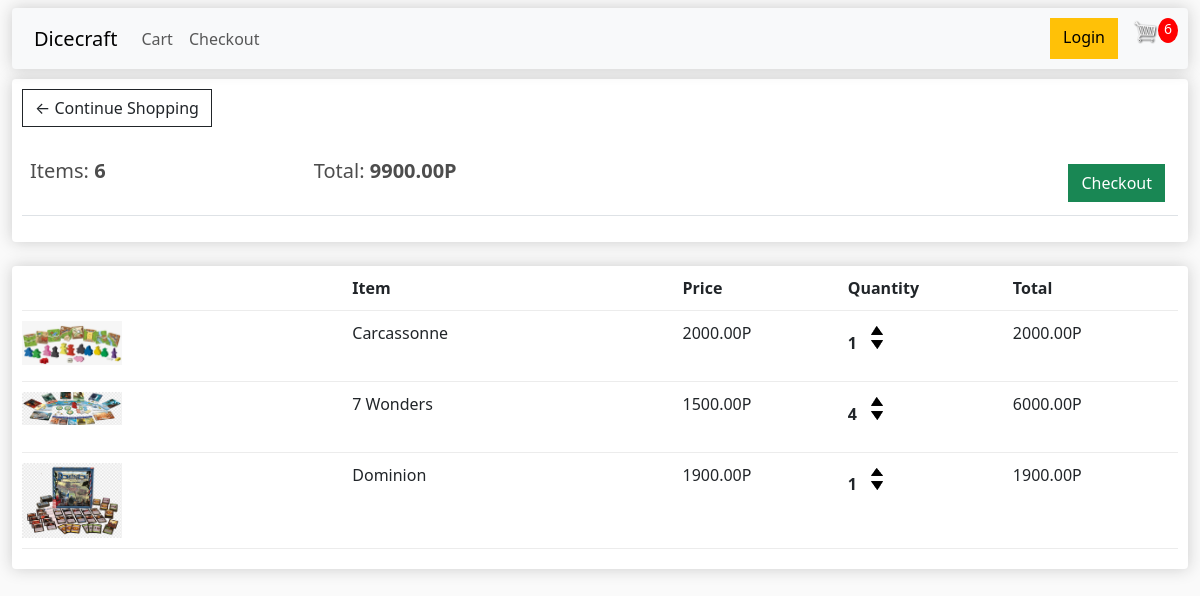
The app's page /cart/ (signed in), older data.
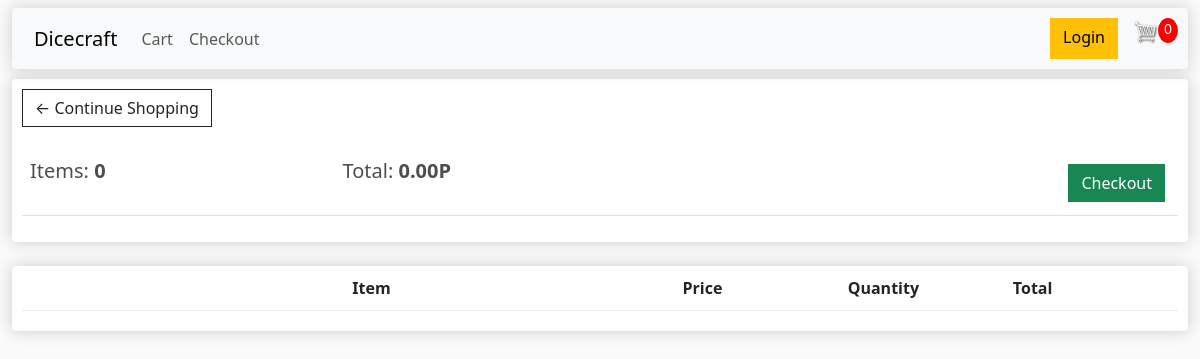
The same page, newer data.
### store/models.py (models this page shows, shortened)
class Order(models.Model):
    customer = models.ForeignKey(Customer, on_delete=models.SET_NULL, null=True, blank=True)
    date_ordered = models.DateTimeField(auto_now_add=True)
    complete = models.BooleanField(default=False)
    transaction_id = models.CharField(max_length=100, null=True)
    @property
    def get_cart_total(self):
        orderitems = self.orderitem_set.all()
        total = sum([item.get_total for item in orderitems])
        return total
    @property
    def get_cart_items(self):
        orderitems = self.orderitem_set.all()
        total = sum([item.quantity for item in orderitems])
        return total

class OrderItem(models.Model):
    product = models.ForeignKey(Product, on_delete=models.SET_NULL, null=True)
    order = models.ForeignKey(Order, on_delete=models.SET_NULL, null=True)
    quantity = models.IntegerField(default=0, null=True, blank=True)
    date_added = models.DateTimeField(auto_now_add=True)
    @property
    def get_total(self):
        total = self.product.price * self.quantity
        return total

class Product(models.Model):
    name = models.CharField(max_length=200)
    price = models.DecimalField(max_digits=7, decimal_places=2)
    digital = models.BooleanField(default=False, null=True, blank=True)
    description = models.CharField(max_length=400, default='123')
    image = models.ImageField(null=True, blank=True)
    @property
    def imageURL(self):
        try:
            url = self.image.url
        except:
            url = ''
        return url

### store/views.py (the view)
# urls.py: path('cart/', views.cart, name="cart"),
def cart(request):
    data = cartData(request)
    cartItems = data['cartItems']
    order = data['order']
    items = data['items']
    context = {'items': items, 'order': order, 'cartItems': cartItems}
    return render(request, 'store/cart.html', context)

### store/utils.py (called while the page is built)
def cartData(request):
    if request.user.is_authenticated:
        customer = request.user.customer
        order, created = Order.objects.get_or_create(customer=customer, complete=False)
        items = order.orderitem_set.all()
        cartItems = order.get_cart_items
    else:
        cookieData = cookieCart(request)
        cartItems = cookieData['cartItems']
        order = cookieData['order']
        items = cookieData['items']
    return {'items': items, 'order': order, 'cartItems': cartItems}

### store/templates/store/cart.html
{% extends 'store/main.html' %}
{% load static %}
{% block page_content %}
	<div class="row">
		<div class="col-lg-12">
			<div class="box-element">
				<a class="btn btn-outline-dark" href="http://127.0.0.1:8000/">&#x2190; Continue Shopping</a>
				<br>
				<br>
				<table class="table">
					<tr>
						<th><h5>Items: <strong>{{order.get_cart_items}}</strong></h5></th>
						<th><h5>Total: <strong>{{order.get_cart_total|floatformat:2}}P</strong></h5></th>
						<th>
							<a style="float: right; margin: 5px;" class="btn btn-success" href="http://127.0.0.1:8000/checkout">Checkout</a>
						</th>
					</tr>
				</table>
			</div>
			<br>
			<div class="box-element">
				<div class="cart-row">
					<div style="flex:2"></div>
					<div style="flex:2"><strong>Item</strong></div>
					<div style="flex:1"><strong>Price</strong></div>
					<div style="flex:1"><strong>Quantity</strong></div>
					<div style="flex:1"><strong>Total</strong></div>
				</div>
				{% for item in items%}
				<div class="cart-row">
					<div style="flex:2"><img class="row-image" src="{{item.product.imageURL}}"></div>
					<div style="flex:2"><p>{{item.product.name}}</p></div>
					<div style="flex:1"><p>{{item.product.price|floatformat:2}}P</p></div>
					<div style="flex:1">
						<p class="quantity">{{item.quantity}}</p>
						<div class="quantity">
							<img data-product="{{item.product.id}}" data-action="add" class="chg-quantity update-cart" src="{% static 'img/arrow-up.png' %}">
							<img data-product="{{item.product.id}}" data-action="remove" class="chg-quantity update-cart" src="{% static 'img/arrow-down.png' %}">
						</div>
					</div>
					<div style="flex:1"><p>{{item.get_total}}P</p></div>
				</div>
				{% endfor %}
			</div>
		</div>
	</div>
{% endblock page_content%}

Row changes from the older to the newer data that the page shows:
no longer on this page (row edited): Order: get_cart_items "6", get_cart_total "9900.00"
removed OrderItem: product.imageURL (picture), product.name "Carcassonne", product.price "2000.00", quantity "1", get_total "2000.00"
removed OrderItem: product.imageURL (picture), product.name "7 Wonders", product.price "1500.00", quantity "4", get_total "6000.00"
removed OrderItem: product.imageURL (picture), product.name "Dominion", product.price "1900.00", quantity "1", get_total "1900.00"
added Order: get_cart_items "0", get_cart_total "0.00"
Text that changed along with them:
{{ cartItems }}: "6" → "0"
